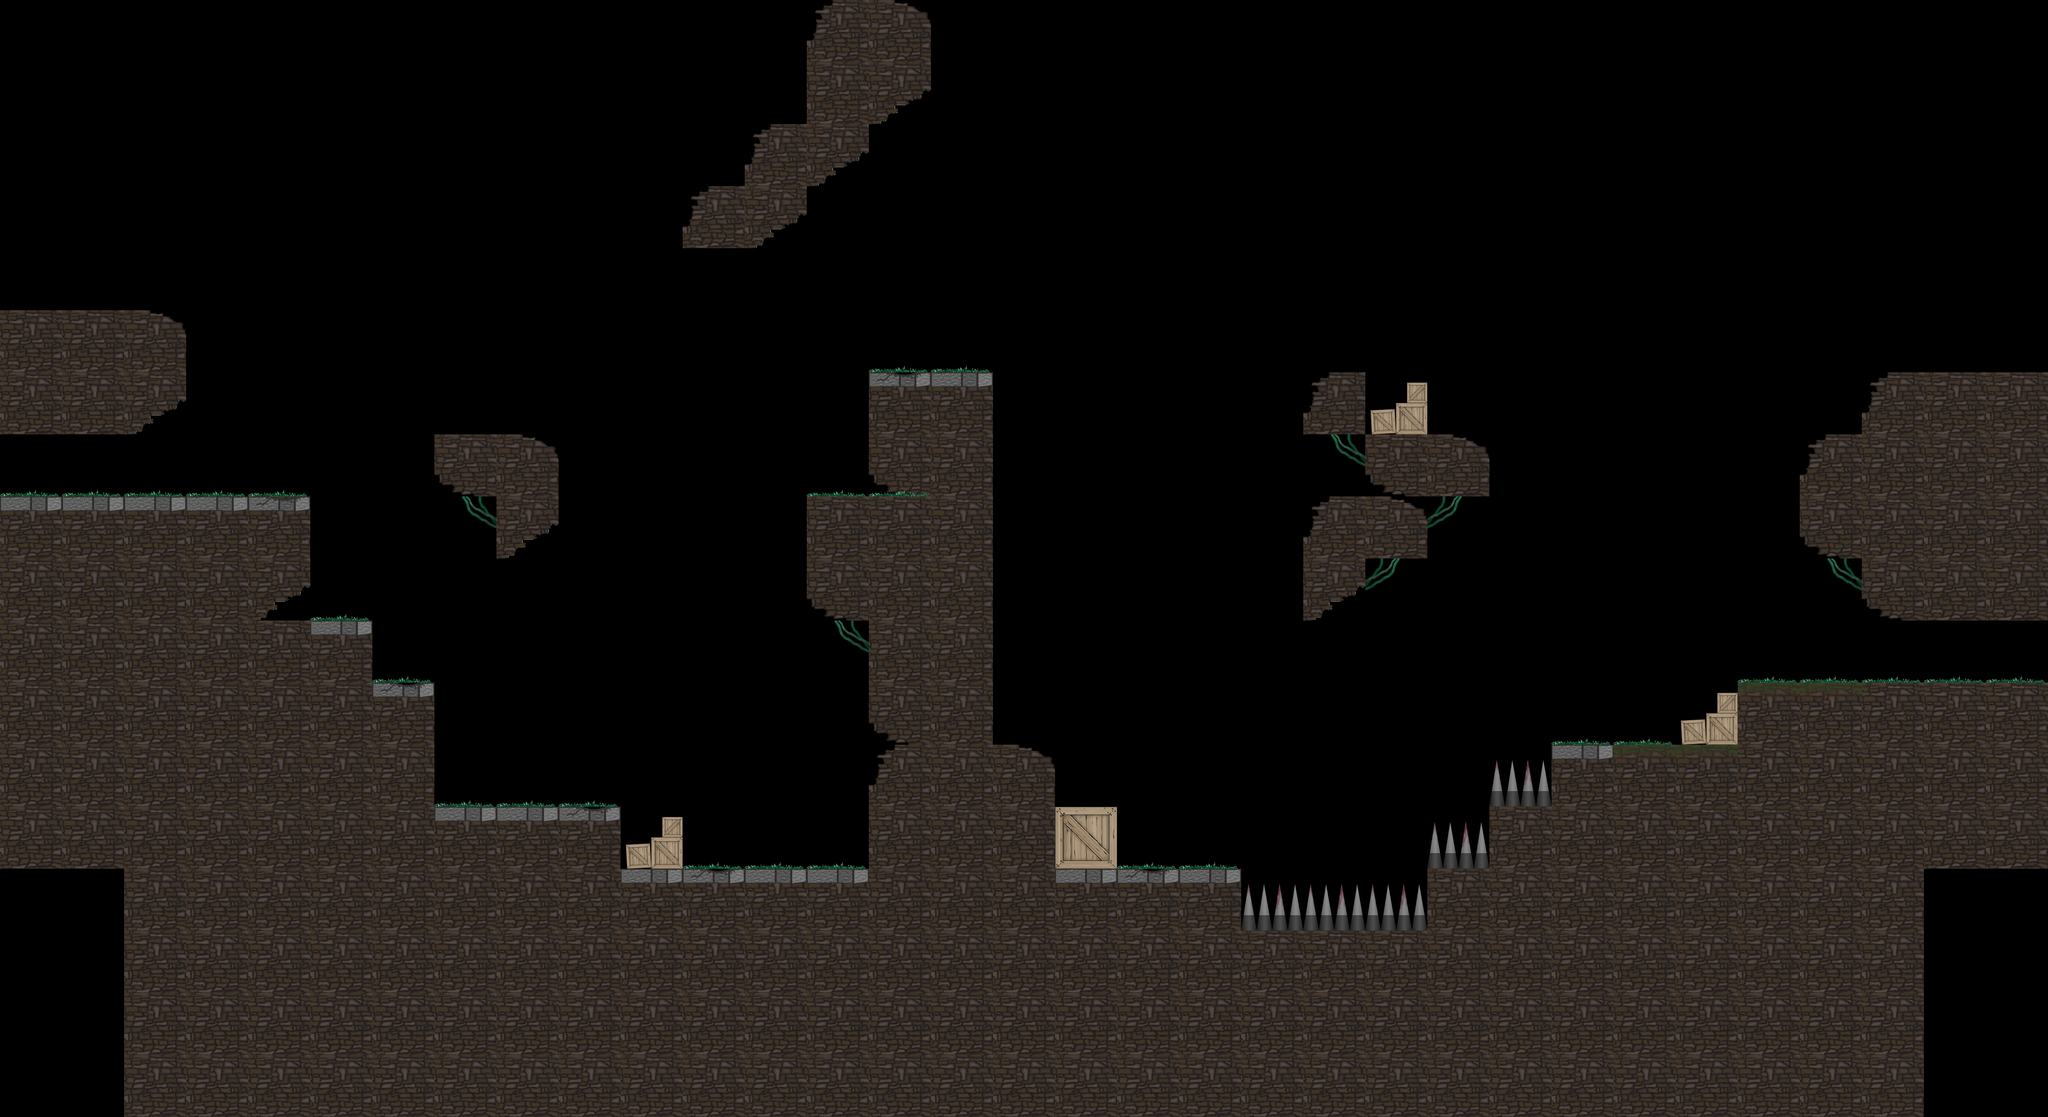

A 2D game scene composited from a Tiled map and its tileset images. What follows is a short description and the map's XML, with each tile layer's data collapsed to a summary:
An orthogonal 33x18 tile map with 128x128 px tiles, 2 tile layers (Physics, Tiles) and 22 objects (9x StateBlock, 4x Light, 3x Deathtouch, 2x Text, Spawn, ...).

<map version="1.0" orientation="orthogonal" renderorder="right-down" width="33" height="18" tilewidth="128" tileheight="128" nextobjectid="61">
 <properties>
  <property name="Ambient" value="audio/ambient3.mp3" />
  <property name="IntroText" value="You remember feelings of disgust and anger.         It's not a coincidence you arrived here, someone       dropped you in these horrid caverns." />
  <property name="background" value="textures/backgrounds/background.png" />
 </properties>
 <tileset firstgid="1" name="Tiles" tilewidth="128" tileheight="128" tilecount="14">
  <tile id="0">
   <image width="128" height="128" source="../textures/objects/crate.png" />
  </tile>
  <tile id="1">
   <image width="128" height="128" source="../textures/objects/stone.png" />
  </tile>
  <tile id="2">
   <image width="128" height="128" source="../textures/objects/spikes.png" />
  </tile>
  <tile id="3">
   <image width="128" height="128" source="../textures/objects/crate2.png" />
  </tile>
  <tile id="4">
   <image width="128" height="128" source="../textures/objects/stone3.png" />
  </tile>
  <tile id="5">
   <image width="128" height="128" source="../textures/objects/stone_grass.png" />
  </tile>
  <tile id="6">
   <image width="128" height="128" source="../textures/objects/stone_se.png" />
  </tile>
  <tile id="7">
   <image width="128" height="128" source="../textures/objects/stone_ne.png" />
  </tile>
  <tile id="8">
   <image width="128" height="128" source="../textures/objects/stone_nw.png" />
  </tile>
  <tile id="9">
   <image width="128" height="128" source="../textures/objects/stone_sw.png" />
  </tile>
  <tile id="10">
   <image width="128" height="128" source="../textures/objects/plants.png" />
  </tile>
  <tile id="11">
   <image width="128" height="128" source="../textures/objects/plants2.png" />
  </tile>
  <tile id="12">
   <image width="128" height="128" source="../textures/objects/stone3_broken.png" />
  </tile>
  <tile id="13">
   <image width="128" height="128" source="../textures/objects/grass.png" />
  </tile>
 </tileset>
 <layer name="Physics" width="33" height="18">
  <data>[594 cells, 61 non-empty, 8 distinct tile ids]</data>
 </layer>
 <layer name="Tiles" width="33" height="18">
  <data>[594 cells, 215 non-empty, 13 distinct tile ids]</data>
 </layer>
 <objectgroup name="GameObjects">
  <object id="1" name="Player" type="Spawn" x="383.333" y="878" width="128" height="128" />
  <object id="16" name="Death" type="Deathtouch" x="2560" y="1860" width="384" height="60" />
  <object id="21" name="Light" type="Light" x="1024" y="896" width="128" height="128">
   <properties>
    <property name="Animation" value="textures/lights/light.anim" />
    <property name="D_B" value="1.5" />
    <property name="D_G" value="1.5" />
    <property name="D_R" value="2.0" />
    <property name="S_B" value="0.5" />
    <property name="S_G" value="0.5" />
    <property name="S_R" value="0.5" />
   </properties>
   <ellipse />
  </object>
  <object id="22" name="Finish" type="Finish" x="3712" y="1280" width="128" height="128">
   <properties>
    <property name="NextLevel" value="levels/4.tmx" />
   </properties>
  </object>
  <object id="23" name="Text" type="Text" x="896" y="1408" width="512" height="128">
   <properties>
    <property name="B" value="0.1" />
    <property name="G" value="0.1" />
    <property name="R" value="0.35" />
    <property name="Scale" value="3.0" />
    <property name="Text" value="I remember" />
   </properties>
  </object>
  <object id="24" name="R" type="StateBlock" x="1664" y="1664" width="128" height="128">
   <properties>
    <property name="Color" value="R" />
   </properties>
  </object>
  <object id="25" name="R" type="StateBlock" x="1408" y="1152" width="128" height="128">
   <properties>
    <property name="Color" value="R" />
   </properties>
  </object>
  <object id="39" name="Platform" type="Moveable" x="2688" y="1408" width="384" height="128">
   <properties>
    <property name="Color" value="-" />
   </properties>
  </object>
  <object id="41" name="Light" type="Light" x="1664" y="896" width="128" height="128">
   <properties>
    <property name="Animation" value="textures/lights/light.anim" />
    <property name="D_B" value="1.5" />
    <property name="D_G" value="1.5" />
    <property name="D_R" value="1.5" />
    <property name="S_B" value="0.5" />
    <property name="S_G" value="0.5" />
    <property name="S_R" value="0.5" />
   </properties>
   <ellipse />
  </object>
  <object id="42" name="Light" type="Light" x="2816" y="1024" width="128" height="128">
   <properties>
    <property name="Animation" value="textures/lights/light.anim" />
    <property name="D_B" value="1.5" />
    <property name="D_G" value="1.5" />
    <property name="D_R" value="2.0" />
    <property name="S_B" value="0.5" />
    <property name="S_G" value="0.5" />
    <property name="S_R" value="0.5" />
   </properties>
   <ellipse />
  </object>
  <object id="43" name="Text" type="Text" x="2176" y="896" width="384" height="128">
   <properties>
    <property name="B" value="0.1" />
    <property name="G" value="0.1" />
    <property name="R" value="0.35" />
    <property name="Scale" value="3.0" />
    <property name="Text" value="So much violence" />
   </properties>
  </object>
  <object id="44" name="Light" type="Light" x="3712" y="1024" width="128" height="128">
   <properties>
    <property name="Animation" value="textures/lights/light.anim" />
    <property name="D_B" value="1.5" />
    <property name="D_G" value="1.5" />
    <property name="D_R" value="2.0" />
    <property name="S_B" value="0.5" />
    <property name="S_G" value="0.5" />
    <property name="S_R" value="0.5" />
   </properties>
   <ellipse />
  </object>
  <object id="45" name="Death" type="Deathtouch" x="2948" y="1736" width="124" height="60" />
  <object id="46" name="Death" type="Deathtouch" x="3068" y="1600" width="124" height="60" />
  <object id="47" name="R" type="StateBlock" x="1536" y="1536" width="128" height="128">
   <properties>
    <property name="Color" value="R" />
   </properties>
  </object>
  <object id="48" name="B" type="StateBlock" x="1408" y="1408" width="128" height="128">
   <properties>
    <property name="Color" value="B" />
   </properties>
  </object>
  <object id="50" name="G" type="StateBlock" x="1280" y="1280" width="128" height="128">
   <properties>
    <property name="Color" value="G" />
   </properties>
  </object>
  <object id="52" name="G" type="StateBlock" x="1536" y="896" width="128" height="128">
   <properties>
    <property name="Color" value="G" />
   </properties>
  </object>
  <object id="55" name="Sign" type="Sign" x="1920" y="640" width="128" height="128">
   <properties>
    <property name="Text" value="Don't be afraid of high heights" />
   </properties>
  </object>
  <object id="56" name="G" type="StateBlock" x="2432" y="1664" width="128" height="128">
   <properties>
    <property name="Color" value="G" />
   </properties>
  </object>
  <object id="57" name="B" type="StateBlock" x="2560" y="1536" width="128" height="128">
   <properties>
    <property name="Color" value="B" />
   </properties>
  </object>
  <object id="59" name="B" type="StateBlock" x="1536" y="1024" width="128" height="128">
   <properties>
    <property name="Color" value="B" />
   </properties>
  </object>
 </objectgroup>
</map>
